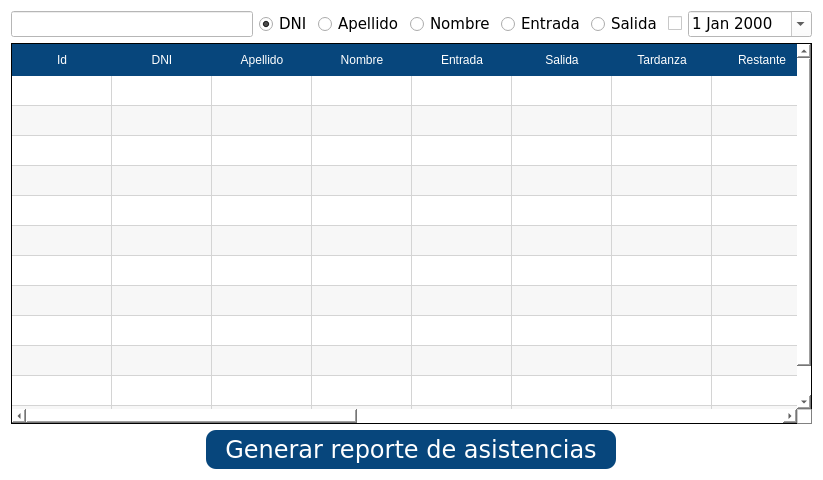
<?xml version="1.0" encoding="UTF-8"?>
<ui version="4.0">
 <class>Asistencias</class>
 <widget class="QDialog" name="Asistencias">
  <property name="geometry">
   <rect>
    <x>0</x>
    <y>0</y>
    <width>823</width>
    <height>480</height>
   </rect>
  </property>
  <property name="minimumSize">
   <size>
    <width>0</width>
    <height>0</height>
   </size>
  </property>
  <property name="maximumSize">
   <size>
    <width>16777215</width>
    <height>16777215</height>
   </size>
  </property>
  <property name="windowTitle">
   <string>Asistencias</string>
  </property>
  <property name="styleSheet">
   <string notr="true">background-color: rgb(255, 255, 255);</string>
  </property>
  <property name="sizeGripEnabled">
   <bool>false</bool>
  </property>
  <property name="modal">
   <bool>false</bool>
  </property>
  <layout class="QVBoxLayout" name="verticalLayout">
   <item>
    <layout class="QHBoxLayout" name="horizontalLayout_2">
     <property name="bottomMargin">
      <number>0</number>
     </property>
     <item>
      <widget class="QLineEdit" name="tx_buscar_asistencia">
       <property name="font">
        <font>
         <family>Verdana</family>
         <pointsize>11</pointsize>
        </font>
       </property>
      </widget>
     </item>
     <item>
      <widget class="QRadioButton" name="radioButton_dni">
       <property name="font">
        <font>
         <family>Verdana</family>
         <pointsize>11</pointsize>
        </font>
       </property>
       <property name="text">
        <string>DNI</string>
       </property>
       <property name="checked">
        <bool>true</bool>
       </property>
      </widget>
     </item>
     <item>
      <widget class="QRadioButton" name="radioButton_apellido">
       <property name="font">
        <font>
         <family>Verdana</family>
         <pointsize>11</pointsize>
        </font>
       </property>
       <property name="text">
        <string>Apellido</string>
       </property>
      </widget>
     </item>
     <item>
      <widget class="QRadioButton" name="radioButton_nombre">
       <property name="font">
        <font>
         <family>Verdana</family>
         <pointsize>11</pointsize>
        </font>
       </property>
       <property name="text">
        <string>Nombre</string>
       </property>
      </widget>
     </item>
     <item>
      <widget class="QRadioButton" name="radioButton_entrada">
       <property name="font">
        <font>
         <family>Verdana</family>
         <pointsize>11</pointsize>
        </font>
       </property>
       <property name="text">
        <string>Entrada</string>
       </property>
      </widget>
     </item>
     <item>
      <widget class="QRadioButton" name="radioButton_salida">
       <property name="font">
        <font>
         <family>Verdana</family>
         <pointsize>11</pointsize>
        </font>
       </property>
       <property name="text">
        <string>Salida</string>
       </property>
      </widget>
     </item>
     <item>
      <widget class="QCheckBox" name="checkBox">
       <property name="text">
        <string/>
       </property>
      </widget>
     </item>
     <item>
      <widget class="QDateEdit" name="tx_date">
       <property name="minimumSize">
        <size>
         <width>0</width>
         <height>24</height>
        </size>
       </property>
       <property name="font">
        <font>
         <family>Verdana</family>
         <pointsize>11</pointsize>
        </font>
       </property>
       <property name="calendarPopup">
        <bool>true</bool>
       </property>
      </widget>
     </item>
    </layout>
   </item>
   <item>
    <layout class="QHBoxLayout" name="horizontalLayout">
     <item>
      <widget class="QTableWidget" name="tableWidget">
       <property name="maximumSize">
        <size>
         <width>16777215</width>
         <height>16777215</height>
        </size>
       </property>
       <property name="font">
        <font>
         <family>Verdana</family>
         <pointsize>11</pointsize>
         <weight>50</weight>
         <italic>false</italic>
         <bold>false</bold>
        </font>
       </property>
       <property name="styleSheet">
        <string notr="true">QHeaderView::section {
    background-color:  rgb(7, 70, 124);
	color: rgb(255, 255, 255);
	font: 12pt &quot;Verdana&quot;;
    border: 0px solid #ff0000;
    height: 32px;
}

QTableWidget {
	font: 11pt &quot;Verdana&quot;;
    border: 1px solid;
}

QTableWidget::item{
    selection-background-color: rgb(7, 70, 124);
	selection-color: rgb(255, 255, 255);
}
</string>
       </property>
       <property name="sizeAdjustPolicy">
        <enum>QAbstractScrollArea::AdjustIgnored</enum>
       </property>
       <property name="autoScroll">
        <bool>true</bool>
       </property>
       <property name="editTriggers">
        <set>QAbstractItemView::NoEditTriggers</set>
       </property>
       <property name="tabKeyNavigation">
        <bool>false</bool>
       </property>
       <property name="showDropIndicator" stdset="0">
        <bool>true</bool>
       </property>
       <property name="dragEnabled">
        <bool>false</bool>
       </property>
       <property name="dragDropOverwriteMode">
        <bool>true</bool>
       </property>
       <property name="alternatingRowColors">
        <bool>true</bool>
       </property>
       <property name="selectionMode">
        <enum>QAbstractItemView::SingleSelection</enum>
       </property>
       <property name="selectionBehavior">
        <enum>QAbstractItemView::SelectRows</enum>
       </property>
       <property name="textElideMode">
        <enum>Qt::ElideRight</enum>
       </property>
       <property name="showGrid">
        <bool>true</bool>
       </property>
       <property name="gridStyle">
        <enum>Qt::SolidLine</enum>
       </property>
       <property name="wordWrap">
        <bool>true</bool>
       </property>
       <property name="cornerButtonEnabled">
        <bool>true</bool>
       </property>
       <property name="rowCount">
        <number>12</number>
       </property>
       <property name="columnCount">
        <number>16</number>
       </property>
       <attribute name="horizontalHeaderVisible">
        <bool>true</bool>
       </attribute>
       <attribute name="horizontalHeaderCascadingSectionResizes">
        <bool>false</bool>
       </attribute>
       <attribute name="horizontalHeaderMinimumSectionSize">
        <number>50</number>
       </attribute>
       <attribute name="horizontalHeaderDefaultSectionSize">
        <number>100</number>
       </attribute>
       <attribute name="horizontalHeaderHighlightSections">
        <bool>false</bool>
       </attribute>
       <attribute name="horizontalHeaderShowSortIndicator" stdset="0">
        <bool>false</bool>
       </attribute>
       <attribute name="horizontalHeaderStretchLastSection">
        <bool>false</bool>
       </attribute>
       <attribute name="verticalHeaderVisible">
        <bool>false</bool>
       </attribute>
       <attribute name="verticalHeaderDefaultSectionSize">
        <number>30</number>
       </attribute>
       <attribute name="verticalHeaderHighlightSections">
        <bool>true</bool>
       </attribute>
       <row/>
       <row/>
       <row/>
       <row/>
       <row/>
       <row/>
       <row/>
       <row/>
       <row/>
       <row/>
       <row/>
       <row/>
       <column>
        <property name="text">
         <string>Id</string>
        </property>
       </column>
       <column>
        <property name="text">
         <string>DNI</string>
        </property>
       </column>
       <column>
        <property name="text">
         <string>Apellido</string>
        </property>
       </column>
       <column>
        <property name="text">
         <string>Nombre</string>
        </property>
       </column>
       <column>
        <property name="text">
         <string>Entrada</string>
        </property>
       </column>
       <column>
        <property name="text">
         <string>Salida</string>
        </property>
       </column>
       <column>
        <property name="text">
         <string>Tardanza</string>
        </property>
       </column>
       <column>
        <property name="text">
         <string>Restante</string>
        </property>
       </column>
       <column>
        <property name="text">
         <string>División</string>
        </property>
       </column>
       <column>
        <property name="text">
         <string>Materia</string>
        </property>
       </column>
       <column>
        <property name="text">
         <string>Estado</string>
        </property>
       </column>
       <column>
        <property name="text">
         <string>Fecha</string>
        </property>
       </column>
       <column>
        <property name="text">
         <string>Ciclo lectivo</string>
        </property>
       </column>
       <column>
        <property name="text">
         <string>Sede</string>
        </property>
       </column>
       <column>
        <property name="text">
         <string>Observación</string>
        </property>
       </column>
       <column>
        <property name="text">
         <string>id_clase</string>
        </property>
       </column>
      </widget>
     </item>
    </layout>
   </item>
   <item>
    <layout class="QHBoxLayout" name="horizontalLayout_3">
     <item>
      <widget class="QPushButton" name="bt_reporte">
       <property name="minimumSize">
        <size>
         <width>0</width>
         <height>39</height>
        </size>
       </property>
       <property name="maximumSize">
        <size>
         <width>410</width>
         <height>41</height>
        </size>
       </property>
       <property name="font">
        <font>
         <family>Verdana</family>
         <pointsize>18</pointsize>
         <weight>50</weight>
         <italic>false</italic>
         <bold>false</bold>
        </font>
       </property>
       <property name="focusPolicy">
        <enum>Qt::NoFocus</enum>
       </property>
       <property name="styleSheet">
        <string notr="true">background-color: rgb(7, 70, 124);
font: 18pt &quot;Verdana&quot;;
border-radius: 10px;
color: rgb(255, 255, 255);</string>
       </property>
       <property name="text">
        <string>Generar reporte de asistencias</string>
       </property>
      </widget>
     </item>
    </layout>
   </item>
  </layout>
 </widget>
 <resources/>
 <connections/>
</ui>
